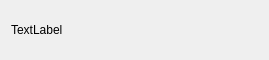
<?xml version="1.0" encoding="UTF-8"?>
<ui version="4.0">
 <class>Form</class>
 <widget class="QWidget" name="Form">
  <property name="geometry">
   <rect>
    <x>0</x>
    <y>0</y>
    <width>269</width>
    <height>60</height>
   </rect>
  </property>
  <property name="windowTitle">
   <string>Form</string>
  </property>
  <layout class="QGridLayout" name="gridLayout">
   <item row="0" column="0">
    <widget class="QLabel" name="label">
     <property name="text">
      <string>TextLabel</string>
     </property>
    </widget>
   </item>
  </layout>
 </widget>
 <resources/>
 <connections/>
</ui>
